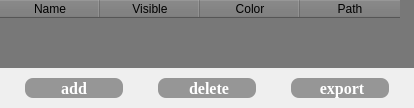
            <widget class="QWidget" name="tool_w">
             <property name="styleSheet">
              <string notr="true">background-color: rgb(120, 120, 120);\nborder:none;</string>
             </property>
             <attribute name="title">
              <string>Tool</string>
             </attribute>
             <layout class="QVBoxLayout" name="verticalLayout_10" stretch="6,1">
              <property name="spacing">
               <number>0</number>
              </property>
              <property name="leftMargin">
               <number>0</number>
              </property>
              <property name="topMargin">
               <number>0</number>
              </property>
              <property name="rightMargin">
               <number>0</number>
              </property>
              <property name="bottomMargin">
               <number>0</number>
              </property>
              <item>
               <widget class="QTableWidget" name="tool_tw">
                <property name="styleSheet">
                 <string notr="true">border:none;
color: rgb(0, 0, 0);
background-color: rgb(120, 120, 120);</string>
                </property>
                <property name="sizeAdjustPolicy">
                 <enum>QAbstractScrollArea::AdjustToContents</enum>
                </property>
                <property name="textElideMode">
                 <enum>Qt::ElideMiddle</enum>
                </property>
                <attribute name="horizontalHeaderHighlightSections">
                 <bool>true</bool>
                </attribute>
                <attribute name="verticalHeaderVisible">
                 <bool>false</bool>
                </attribute>
                <column>
                 <property name="text">
                  <string>Name</string>
                 </property>
                </column>
                <column>
                 <property name="text">
                  <string>Visible</string>
                 </property>
                </column>
                <column>
                 <property name="text">
                  <string>Color</string>
                 </property>
                </column>
                <column>
                 <property name="text">
                  <string>Path</string>
                 </property>
                </column>
               </widget>
              </item>
              <item>
               <layout class="QHBoxLayout" name="horizontalLayout_12" stretch="4,1,4,1,4">
                <property name="spacing">
                 <number>10</number>
                </property>
                <property name="leftMargin">
                 <number>25</number>
                </property>
                <property name="topMargin">
                 <number>10</number>
                </property>
                <property name="rightMargin">
                 <number>25</number>
                </property>
                <property name="bottomMargin">
                 <number>10</number>
                </property>
                <item>
                 <widget class="QPushButton" name="addTool_btn">
                  <property name="sizePolicy">
                   <sizepolicy hsizetype="Expanding" vsizetype="Expanding">
                    <horstretch>0</horstretch>
                    <verstretch>0</verstretch>
                   </sizepolicy>
                  </property>
                  <property name="font">
                   <font>
                    <family>Times New Roman</family>
                    <pointsize>12</pointsize>
                    <bold>true</bold>
                   </font>
                  </property>
                  <property name="styleSheet">
                   <string notr="true">color: rgb(255, 255, 255);
background-color: rgb(150, 150, 150);
border-radius: 8px;</string>
                  </property>
                  <property name="text">
                   <string>  add  </string>
                  </property>
                  <property name="icon">
                   <iconset>
                    <normaloff>resource/加.png</normaloff>resource/加.png</iconset>
                  </property>
                 </widget>
                </item>
                <item>
                 <spacer name="horizontalSpacer_16">
                  <property name="orientation">
                   <enum>Qt::Horizontal</enum>
                  </property>
                  <property name="sizeHint" stdset="0">
                   <size>
                    <width>40</width>
                    <height>20</height>
                   </size>
                  </property>
                 </spacer>
                </item>
                <item>
                 <widget class="QPushButton" name="deleteTool_btn">
                  <property name="sizePolicy">
                   <sizepolicy hsizetype="Expanding" vsizetype="Expanding">
                    <horstretch>0</horstretch>
                    <verstretch>0</verstretch>
                   </sizepolicy>
                  </property>
                  <property name="font">
                   <font>
                    <family>Times New Roman</family>
                    <pointsize>12</pointsize>
                    <bold>true</bold>
                   </font>
                  </property>
                  <property name="styleSheet">
                   <string notr="true">color: rgb(255, 255, 255);
background-color: rgb(150, 150, 150);
border-radius: 8px;</string>
                  </property>
                  <property name="text">
                   <string> delete</string>
                  </property>
                  <property name="icon">
                   <iconset>
                    <normaloff>resource/删除_填充.png</normaloff>resource/删除_填充.png</iconset>
                  </property>
                 </widget>
                </item>
                <item>
                 <spacer name="horizontalSpacer_23">
                  <property name="orientation">
                   <enum>Qt::Horizontal</enum>
                  </property>
                  <property name="sizeHint" stdset="0">
                   <size>
                    <width>40</width>
                    <height>20</height>
                   </size>
                  </property>
                 </spacer>
                </item>
                <item>
                 <widget class="QPushButton" name="exportTool_btn">
                  <property name="sizePolicy">
                   <sizepolicy hsizetype="Expanding" vsizetype="Expanding">
                    <horstretch>0</horstretch>
                    <verstretch>0</verstretch>
                   </sizepolicy>
                  </property>
                  <property name="font">
                   <font>
                    <family>Times New Roman</family>
                    <pointsize>12</pointsize>
                    <bold>true</bold>
                   </font>
                  </property>
                  <property name="styleSheet">
                   <string notr="true">color: rgb(255, 255, 255);
background-color: rgb(150, 150, 150);
border-radius: 8px;</string>
                  </property>
                  <property name="text">
                   <string> export</string>
                  </property>
                  <property name="icon">
                   <iconset>
                    <normaloff>resource/导出.png</normaloff>resource/导出.png</iconset>
                  </property>
                 </widget>
                </item>
               </layout>
              </item>
             </layout>
            </widget>
